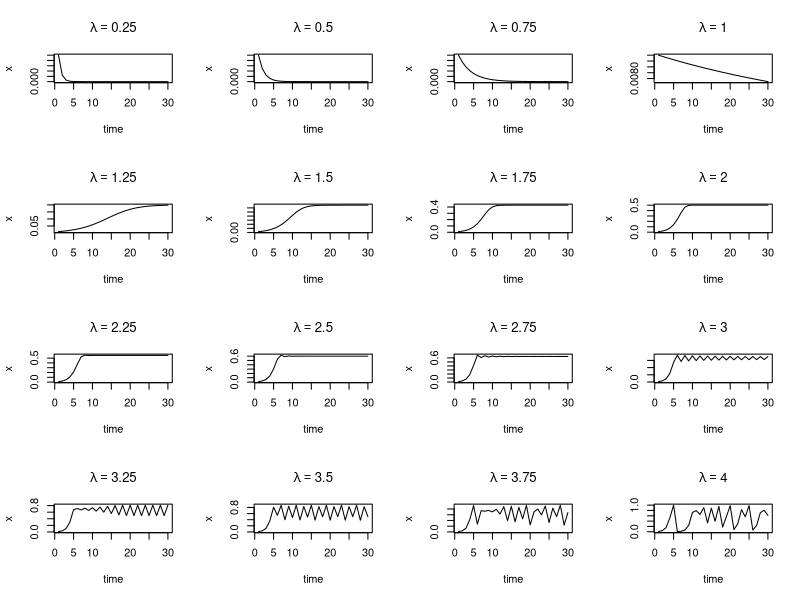
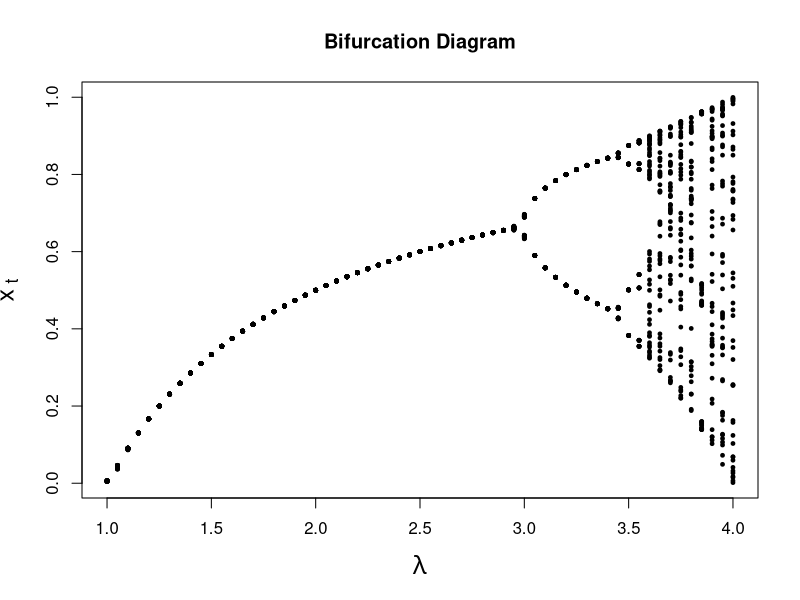
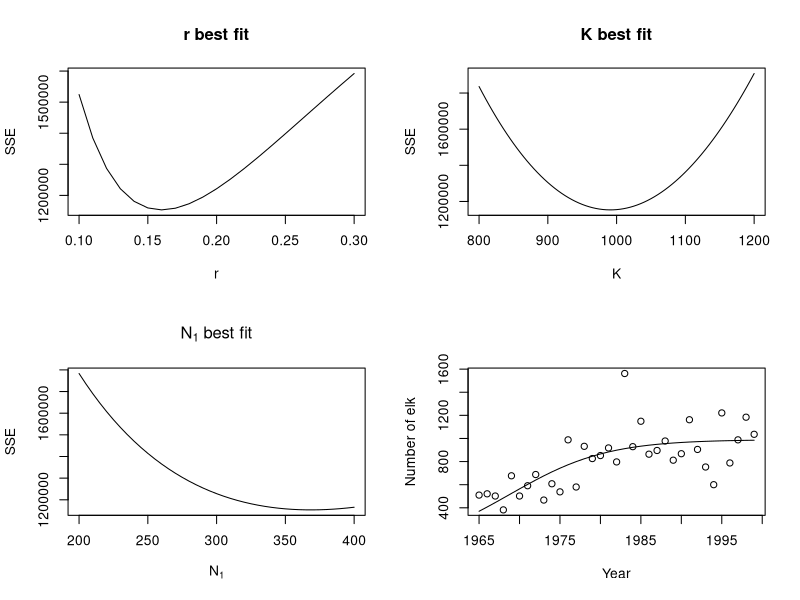
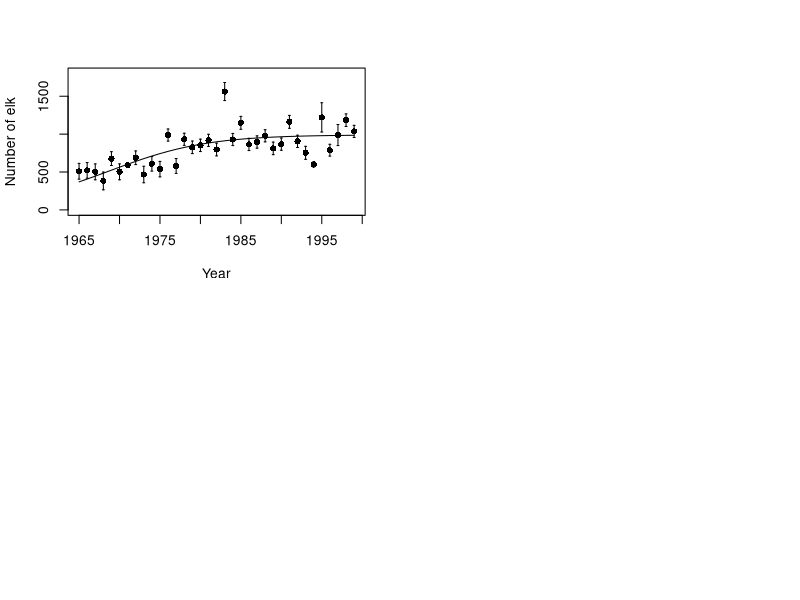

R code for these plots, in order:
## ---- chunk 1
rm(list = ls())
library(knitr)
knitr::opts_chunk$set(cache = FALSE, warnings = FALSE, tidy = FALSE)

# uncomment out this to generate key
nokey = FALSE; key = TRUE

# uncomment out this to generate exercise
 #nokey = TRUE; key = FALSE

set.seed(1)
## ---- chunk 2
#problem 1
#duration of simulation
tend = 30
#set up vector to hold population data
x = numeric(tend)

#set up vector to hold time
time = numeric(tend)
#initial conditions
x[1]=.01
time[1] = 1

#set up graphic device
par(mfrow=c(4,4)) 
par(ask = FALSE)
#sequence to control for loop
l = seq(from = .25, to = 4, by = .25)

x_at_t = function(lambda,x,t) x[t]=lambda*x[t-1]*(1-x[t-1])


for(lambda in l){
	for(t in 2:tend){
		#x[t]=lambda*x[t-1]*(1-x[t-1])
	  x[t] = x_at_t(lambda=lambda, x = x, t=t)
		time[t] = t
	}
	z = as.character(lambda)
	plot(time, x, type = "l")
	title(main = (bquote(lambda == .(lambda)))) #see example in mathplot
	#alternative statement
	#plot(time,x,type = "l", main = z)
}

## ---- chunk 3
M=NULL
for(j in 1:4){
	v=c(1,1,j)
	M=rbind(M,v)
}
M

## ---- chunk 4
#problem 2
par(mfrow = c(1,1))
l = seq(from = 1,to = 4, by = .05)
#out = array(0,c(50*length(l),2))
out = matrix(0,nrow=50*length(l), ncol=2)
i = 1

for(lambda in l){
	#the next statement reinitializes x by creating an array of 100 0's 
	#see ?rep
	x = rep(0,times = 100)
	x[1] = .01
	for(t in 2:100){
		x[t]=x_at_t(lambda=lambda,x=x, t=t)
		if(t > 50){
			out[i,1]=lambda
			out[i,2]=x[t]
			i = i + 1
		}
	}
}
plot(out[,1],out[,2],pch=19,cex=.5, cex.lab = 1.5, xlab= expression(lambda), 
	ylab=expression(x[" t"]))
title(main = "Bifurcation Diagram")

## ---- chunk 5
#get data, must be in same directory as .rmd file
elk.data=read.csv("RMNP elk time series.csv")
#set up search sequences for parameter values
rseq = seq(.10, .30, .01)
N1seq = seq(200,400,5)
Kseq = seq(800,1200,5)
#Figure out number of rows needed in data matrix
len.r = length(rseq)
len.Nstart = length(N1seq)
len.K = length(Kseq)
nrow = len.r*len.Nstart*len.K

#Set up matrix to hold SSE for all combinatinos of parameter values
SSE = array(0,c(nrow,4))


years = length(elk.data[,1])
#set upn vector to hold SSE for each year
squared_errors = numeric(years)
#set up vector to hold population size predicted by model
N=numeric(years)

#counter for SSE matrix
row_count = 1

for(Nstart in N1seq){
	N[1] = Nstart
	for(r in rseq){
		for(K in Kseq){
			for(t in 2:years){
				N[t]= N[t-1] + r*N[t-1]*(1-N[t-1]/K)
				squared_errors[t] = (N[t]-elk.data[t,2])^2
				}
			SSE[row_count,1] = Nstart
			SSE[row_count,2] = r
			SSE[row_count,3] = K
			SSE[row_count,4] = sum(squared_errors)
			row_count = row_count + 1
		}
	}
}

head(SSE)

#find row with minnimum SSE:
SSE[SSE[,4]==min(SSE[,4])]
# alternatively,

z=which(SSE[,4]==min(SSE[,4]))
SSE[z,]

## ---- chunk 6
best.r=SSE[z,2]
best.K=SSE[z,3]
best.N1 =SSE[z,1] 
par(mfrow = c(2,2))
par(mfrow = c(2,2))
rplot = SSE[SSE[,1]==best.N1 & SSE[,3]==best.K,c(2,4)]
plot(rplot[,1],rplot[,2], pch = 19, type="l", xlab = "r", ylab = "SSE"  )
title(main = "r best fit")
Kplot = SSE[SSE[,2]==best.r & SSE[,1]==best.N1 ,c(3,4)]
plot(Kplot[,1],Kplot[,2], pch = 19, type="l", xlab = "K", ylab = "SSE")
title(main = "K best fit")
N0plot = SSE[SSE[,2]==best.r & SSE[,3]==best.K ,c(1,4)]
plot(N0plot[,1],N0plot[,2], pch = 19, type="l", xlab = expression(N[1]), ylab = "SSE")
title(main = expression(paste(N[1], " best fit")))

## ---- chunk 7
logistic = function(r,K,N1,n){
  N = numeric(n)
  N[1] = N1
  for(t in 2:n) N[t]= N[t-1] + r*N[t-1]*(1-N[t-1]/K)
  return(N)
}

y=logistic(r=best.r, K=best.K, N1=best.N1, n=nrow(elk.data))
plot(elk.data$Year,elk.data$Population_size, xlab="Year", ylab="Number of elk")
lines(elk.data$Year, y)
## ---- chunk 8
y.errorbars = function(x,y,ybar, ylab=x, xlab=y, main=" "){
	plot(x,y,pch=16,,xlab=xlab, ylab = ylab, main=main, ylim=c(0,1800))
	arrows(x,y-ybar,x,y+ybar, code=3, angle=90, length=.01)
}
y.errorbars(x=elk.data$Year,y=elk.data$Population_size, ybar=elk.data$SE, xlab="Year", ylab="Number of elk")
lines(elk.data$Year, y)
